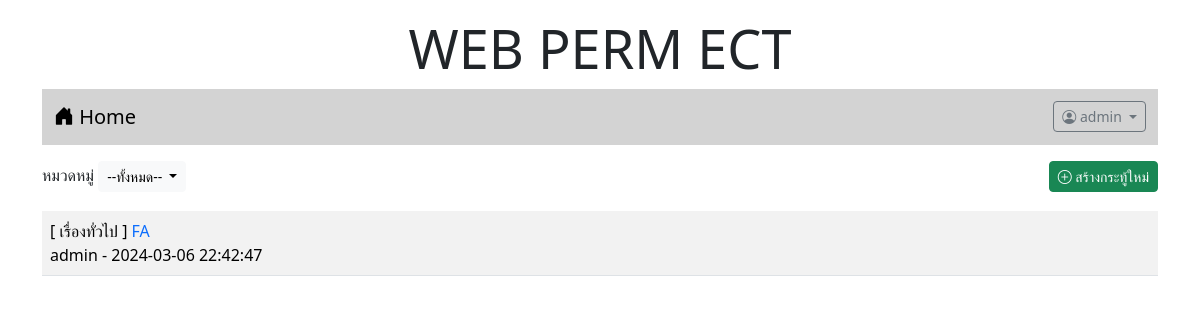
The app's page /index.php (signed in) with its own data.
### tables this page shows
CREATE TABLE `post` (
  `id` int(11) NOT NULL,
  `title` varchar(128) NOT NULL,
  `content` varchar(2048) NOT NULL,
  `post_date` datetime NOT NULL,
  `cat_id` int(11) NOT NULL,
  `user_id` int(11) NOT NULL
);

CREATE TABLE `category` (
  `id` int(11) NOT NULL,
  `name` varchar(32) NOT NULL
);

CREATE TABLE `user` (
  `id` int(11) NOT NULL,
  `login` varchar(32) NOT NULL,
  `password` varchar(64) NOT NULL,
  `name` varchar(64) NOT NULL,
  `gender` char(1) NOT NULL,
  `email` varchar(32) NOT NULL,
  `role` char(1) NOT NULL
);

### index.php (the view, shortened to what this page needs)
<!DOCTYPE html>
<html lang="en">
<head>
    <link rel="stylesheet" href="bootstrap-5.3.2-dist/css/bootstrap.min.css">
    <link rel="stylesheet" href="https://cdn.jsdelivr.net/npm/bootstrap-icons@1.11.3/font/bootstrap-icons.min.css">
</head>
<body>
    <div class="container-lg">
        <h1 style="text-align: center;font-size: 54px;" class="mt-3">WEB PERM ECT</h1>
        <nav class="navbar navbar-expand-lg" style="background-color:#d3d3d3;">
            <div class="container-fluid">
                <a class="navbar-brand" href="index.php"><i class="bi bi-house-door-fill"></i> Home</a>
                <ul class="navbar-nav">
                    <?php if (!isset($_SESSION['id'])) { ?>
                        <li class="nav-item">
                            <a class="nav-link" aria-current="page" href="login.php"><i class="bi bi-pencil-square"></i> เข้าสู่ระบบ</a>
                        </li>
                    <?php } else { ?>
                        <li class="nav-item dropdown">
                            <a class="btn btn-outline-secondary btn-sm dropdown-toggle" href="#" role="button" data-bs-toggle="dropdown" aria-expanded="false">
                                <i class="bi bi-person-circle"></i> <?php echo $_SESSION['username']; ?>
                            </a>
                        </li>
                    <?php } ?>
                </ul>
            </div>
        </nav>
        <div class="mt-3 d-flex justify-content-between">
            <div>
                <label>หมวดหมู่</label>
                <span class="dropdown">
                    <button class="btn btn-light dropdown-toggle btn-sm" type="button" id="Button2" data-bs-toggle="dropdown" aria-expanded="false">--ทั้งหมด--
                    </button>
                </span>
            </div>
            <?php if (isset($_SESSION['id'])) { ?>
                <div><a href="newpost.php" class="btn btn-success btn-sm"><i class="bi bi-plus-circle">
                        </i> สร้างกระทู้ใหม่</a></div>
            <?php } ?>
        </div>
        <table class="table table-striped">
            <?php
            $conn = new PDO("mysql:host=localhost;dbname=webboard;charset=utf8", "root", "");
            $sql = "SELECT category.name, post.title, post.id, user.login, post.post_date FROM post
            INNER JOIN user ON (post.user_id = user.id)
            INNER JOIN category ON (post.cat_id = category.id) ORDER BY post.post_date DESC";
            $result = $conn->query($sql);
            while ($row = $result->fetch()) {
                echo "<tr><td>[ $row[0] ] <a href=\"post.php?id=$row[2]\" style=\"text-decoration:none\">$row[1]</a><br>$row[3] - $row[4]</td></tr>";
            }
            ?>
        </table>
    </div>
</body>
</html>

### records on screen
post: category.name "เรื่องทั่วไป", title "FA", user.login "admin", post_date "2024-03-06 22:42:47"

### other values on screen
$_SESSION['username'] "admin"
